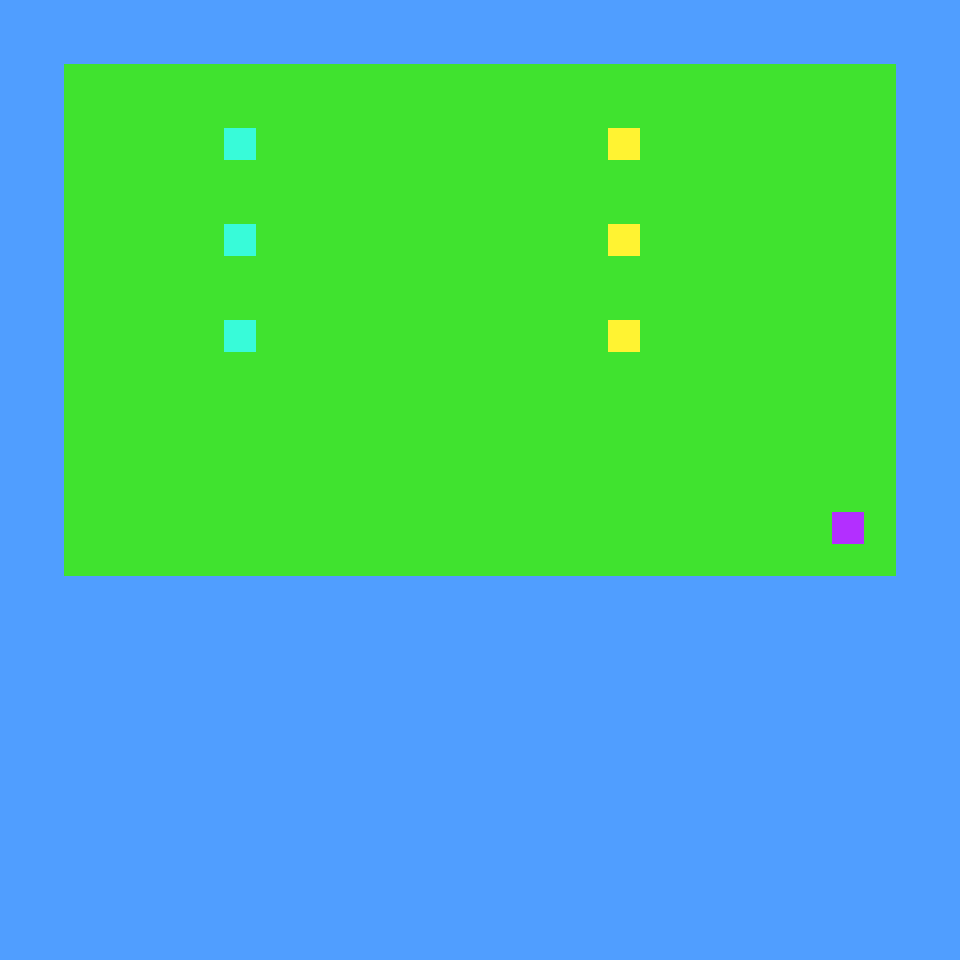

This is a level from a 2D game, rendered from its Tiled map with the project's own tilesets. A one-line summary and the complete map file follow:
An orthogonal 30x30 tile map with 32x32 px tiles, 1 tile layer (Tile Layer 1) and 10 objects (3x ball, floor, wall, start, exit).

<map version="1.0" orientation="orthogonal" renderorder="right-down" width="30" height="30" tilewidth="32" tileheight="32" nextobjectid="32">
 <tileset firstgid="1" name="block_tileset" tilewidth="32" tileheight="32" tilecount="9">
  <image source="../../images/block_tileset.png" width="96" height="96" />
 </tileset>
 <layer name="Tile Layer 1" width="30" height="30">
  <data encoding="csv">
1,1,1,1,1,1,1,1,1,1,1,1,1,1,1,1,1,1,1,1,1,1,1,1,1,1,1,1,1,1,
1,1,1,1,1,1,1,1,1,1,1,1,1,1,1,1,1,1,1,1,1,1,1,1,1,1,1,1,1,1,
1,1,3,3,3,3,3,3,3,3,3,3,3,3,3,3,3,3,3,3,3,3,3,3,3,3,3,3,1,1,
1,1,3,3,3,3,3,3,3,3,3,3,3,3,3,3,3,3,3,3,3,3,3,3,3,3,3,3,1,1,
1,1,3,3,3,3,3,7,3,3,3,3,3,3,3,3,3,3,3,4,3,3,3,3,3,3,3,3,1,1,
1,1,3,3,3,3,3,3,3,3,3,3,3,3,3,3,3,3,3,3,3,3,3,3,3,3,3,3,1,1,
1,1,3,3,3,3,3,3,3,3,3,3,3,3,3,3,3,3,3,3,3,3,3,3,3,3,3,3,1,1,
1,1,3,3,3,3,3,7,3,3,3,3,3,3,3,3,3,3,3,4,3,3,3,3,3,3,3,3,1,1,
1,1,3,3,3,3,3,3,3,3,3,3,3,3,3,3,3,3,3,3,3,3,3,3,3,3,3,3,1,1,
1,1,3,3,3,3,3,3,3,3,3,3,3,3,3,3,3,3,3,3,3,3,3,3,3,3,3,3,1,1,
1,1,3,3,3,3,3,7,3,3,3,3,3,3,3,3,3,3,3,4,3,3,3,3,3,3,3,3,1,1,
1,1,3,3,3,3,3,3,3,3,3,3,3,3,3,3,3,3,3,3,3,3,3,3,3,3,3,3,1,1,
1,1,3,3,3,3,3,3,3,3,3,3,3,3,3,3,3,3,3,3,3,3,3,3,3,3,3,3,1,1,
1,1,3,3,3,3,3,3,3,3,3,3,3,3,3,3,3,3,3,3,3,3,3,3,3,3,3,3,1,1,
1,1,3,3,3,3,3,3,3,3,3,3,3,3,3,3,3,3,3,3,3,3,3,3,3,3,3,3,1,1,
1,1,3,3,3,3,3,3,3,3,3,3,3,3,3,3,3,3,3,3,3,3,3,3,3,3,3,3,1,1,
1,1,3,3,3,3,3,3,3,3,3,3,3,3,3,3,3,3,3,3,3,3,3,3,3,3,6,3,1,1,
1,1,3,3,3,3,3,3,3,3,3,3,3,3,3,3,3,3,3,3,3,3,3,3,3,3,3,3,1,1,
1,1,1,1,1,1,1,1,1,1,1,1,1,1,1,1,1,1,1,1,1,1,1,1,1,1,1,1,1,1,
1,1,1,1,1,1,1,1,1,1,1,1,1,1,1,1,1,1,1,1,1,1,1,1,1,1,1,1,1,1,
1,1,1,1,1,1,1,1,1,1,1,1,1,1,1,1,1,1,1,1,1,1,1,1,1,1,1,1,1,1,
1,1,1,1,1,1,1,1,1,1,1,1,1,1,1,1,1,1,1,1,1,1,1,1,1,1,1,1,1,1,
1,1,1,1,1,1,1,1,1,1,1,1,1,1,1,1,1,1,1,1,1,1,1,1,1,1,1,1,1,1,
1,1,1,1,1,1,1,1,1,1,1,1,1,1,1,1,1,1,1,1,1,1,1,1,1,1,1,1,1,1,
1,1,1,1,1,1,1,1,1,1,1,1,1,1,1,1,1,1,1,1,1,1,1,1,1,1,1,1,1,1,
1,1,1,1,1,1,1,1,1,1,1,1,1,1,1,1,1,1,1,1,1,1,1,1,1,1,1,1,1,1,
1,1,1,1,1,1,1,1,1,1,1,1,1,1,1,1,1,1,1,1,1,1,1,1,1,1,1,1,1,1,
1,1,1,1,1,1,1,1,1,1,1,1,1,1,1,1,1,1,1,1,1,1,1,1,1,1,1,1,1,1,
1,1,1,1,1,1,1,1,1,1,1,1,1,1,1,1,1,1,1,1,1,1,1,1,1,1,1,1,1,1,
1,1,1,1,1,1,1,1,1,1,1,1,1,1,1,1,1,1,1,1,1,1,1,1,1,1,1,1,1,1
</data>
 </layer>
 <objectgroup name="Floors">
  <object id="2" name="floor" x="64" y="63" width="830" height="513" />
 </objectgroup>
 <objectgroup name="Walls">
  <object id="26" name="wall" x="394" y="96" width="97" height="272" />
 </objectgroup>
 <objectgroup name="Locations">
  <properties>
   <property name="destination" value="level1.tmx" />
  </properties>
  <object id="4" name="start" x="789" y="129" width="32" height="32" />
 </objectgroup>
 <objectgroup name="Exits">
  <object id="22" name="exit" x="807" y="489" width="57" height="53">
   <properties>
    <property name="destination" value="level1.tmx" />
   </properties>
  </object>
 </objectgroup>
 <objectgroup name="Balls">
  <object id="23" name="ball" x="609" y="130" width="29" height="27" />
  <object id="24" name="ball" x="610" y="226" width="27" height="27" />
  <object id="25" name="ball" x="609" y="323" width="28" height="25" />
 </objectgroup>
 <objectgroup name="Bins">
  <object id="28" x="226" y="130" width="28" height="29" />
  <object id="29" x="226" y="225" width="30" height="30" />
  <object id="30" x="225" y="322" width="30" height="29" />
 </objectgroup>
</map>
